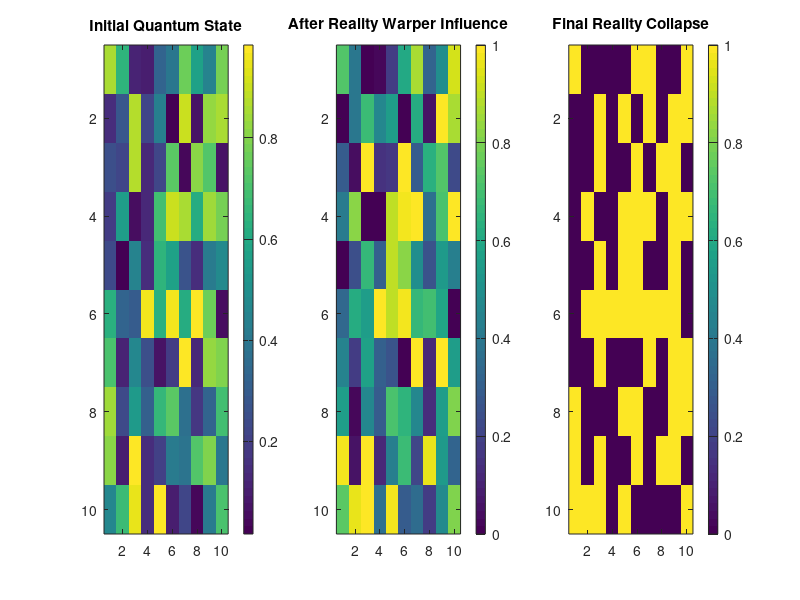

Here is the MATLAB script that generated this plot:
clc; clear; close all;

% Quantum Grid Initialization (10x10 Reality Matrix)
grid_size = 10; 
quantum_grid = rand(grid_size);  % Initialize random quantum states between 0 and 1

% Reality Warper Influence Factor
warper_power = 0.3;  % 0 = No Effect, 1 = Full Reality Control
influence_matrix = warper_power * (2*rand(grid_size) - 1);  % Warper affects states randomly

% Apply Reality Manipulation
manipulated_grid = quantum_grid + influence_matrix;
manipulated_grid = max(0, min(1, manipulated_grid));  % Keep values between 0 and 1

% Collapse Probability Threshold
collapse_threshold = 0.5;  % Values above this become "real"
collapsed_reality = manipulated_grid > collapse_threshold;

% Visualization
figure;
subplot(1,3,1);
imagesc(quantum_grid);
title('Initial Quantum State');
colorbar;

subplot(1,3,2);
imagesc(manipulated_grid);
title('After Reality Warper Influence');
colorbar;

subplot(1,3,3);
imagesc(collapsed_reality);
title('Final Reality Collapse');
colorbar;